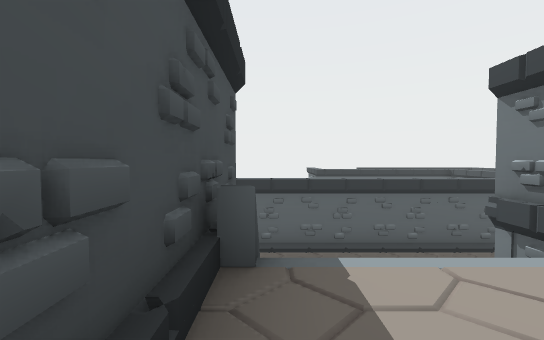
[1] (above)

16 first-person views from a walk through a scene from a Unity 3-D project. The camera is 1.4 m above the floor, tilts 2° down and sees 90° across. The floor is counted in squares, 2 m on a side. Each view is taken from the middle of a square. On the plan, view 1 faces up. The plan holds only what a view shows up to about 9 squares ahead; the rest is blank. The player is left out.

[2]
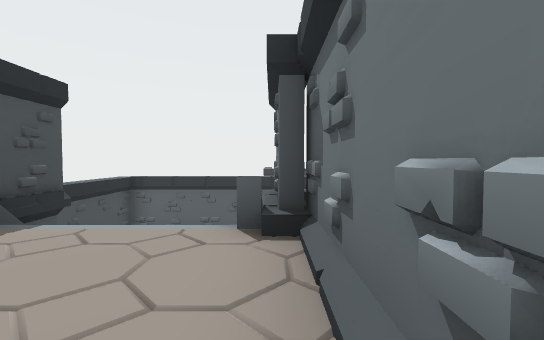

[3]
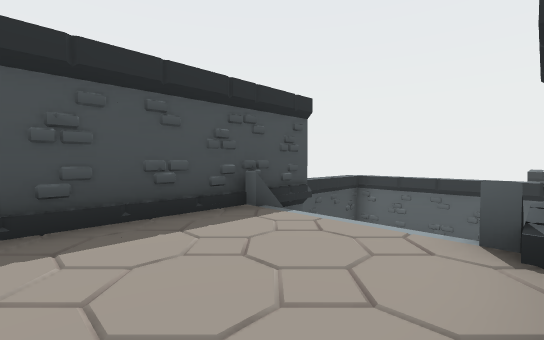

[4]
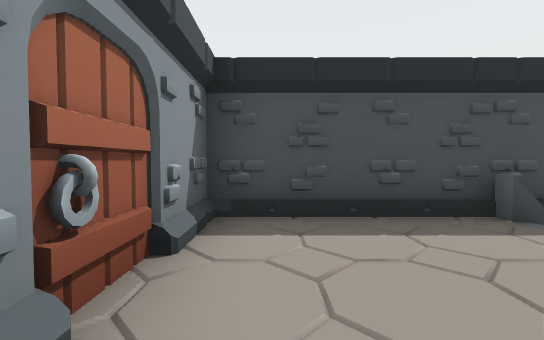

[5]
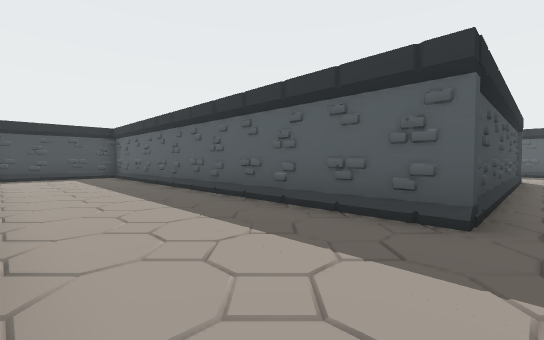

[6]
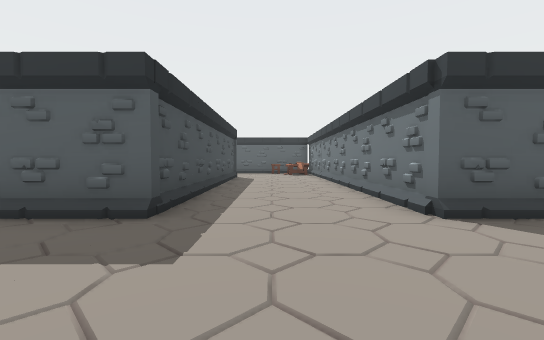

[7]
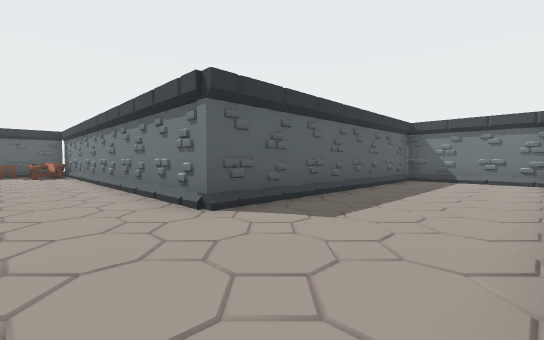

[8]
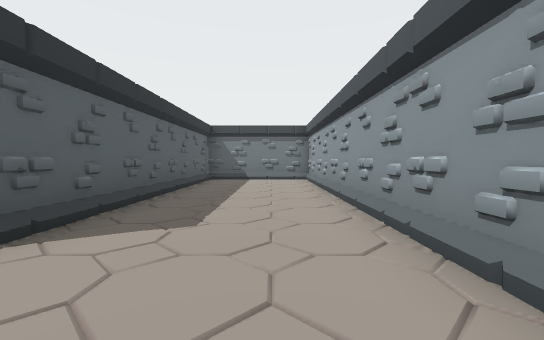

[9]
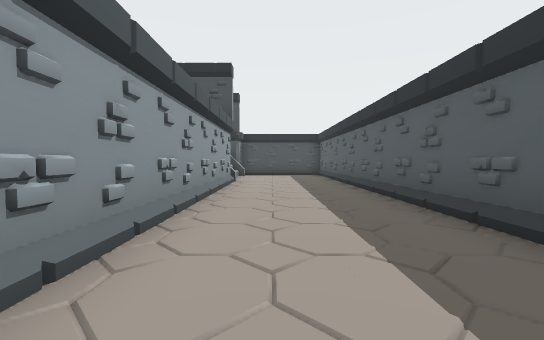

[10]
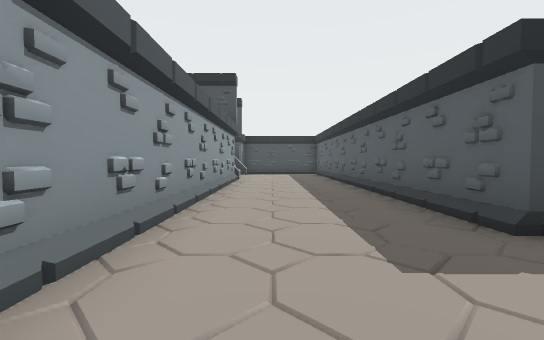

[11]
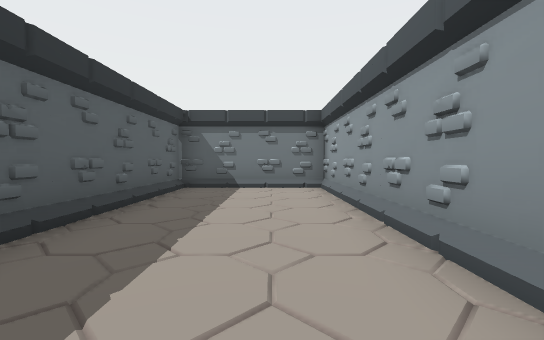

[12]
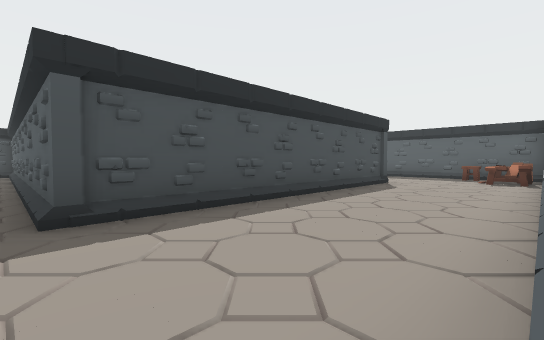

[13]
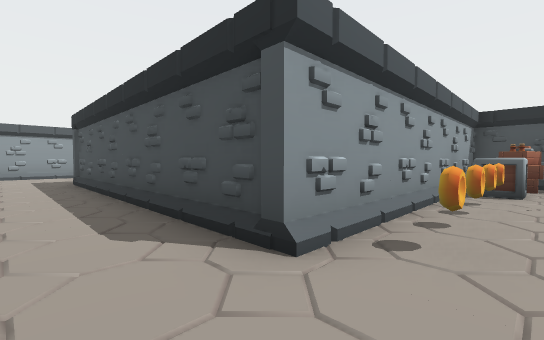

[14]
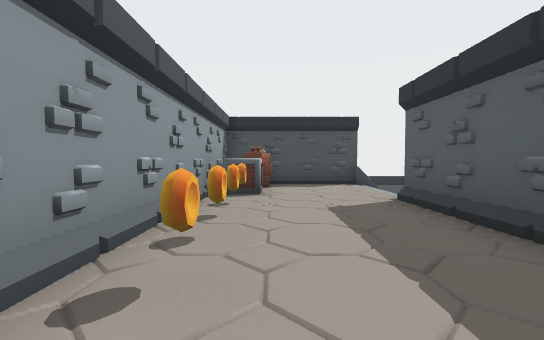

[15]
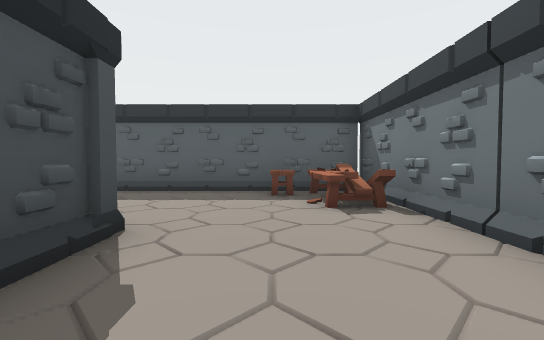

[16]
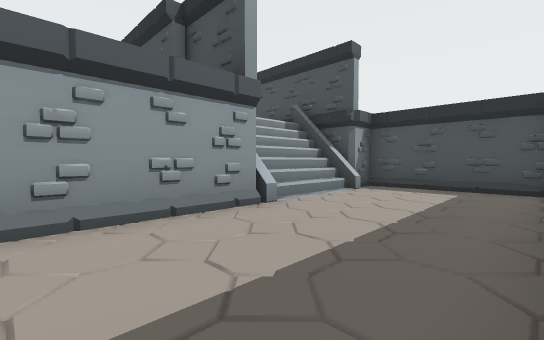

### Floor plan
Key: @ floor where view 1 was taken; # wall or solid block; . main floor; : floor 3.5 m higher than the main floor; / step, stairs or slope; T table; C crate; B box; O other object.
Columns run from 2 left of view 1 to 22 right of it. Each row starts with its distance up from view 1.
 20      #//######  #
 19      #........TT#
 18      #.........T#
 17      #C........T#
 16      #CB.OOOO...#
 15         #####...#
 14             #...#
 13             #...#
 12             #...#
 11             #...#
 10             #...#
  9             #...#
  8 #############...#########
  7 #.......................#
  6 #.......................#
  5 #.......................#
  4 #.......................#
  3 ###//####################
  2  ##//##
  1  #::::#
  0  #@:::#
 -1  #::::#
 -2  ####

Where each view was taken, in squares from view 1:
view 1: 0 up, 0 right, facing up
view 2: 1 down, 3 right, facing up
view 3: 1 down, 3 right, facing up-left
view 4: 1 down, 3 right, facing left
view 5: 4 up, 11 right, facing up-left
view 6: 4 up, 12 right, facing up
view 7: 4 up, 12 right, facing up-right
view 8: 5 up, 12 right, facing right
view 9: 5 up, 12 right, facing left
view 10: 5 up, 13 right, facing left
view 11: 5 up, 15 right, facing right
view 12: 7 up, 14 right, facing up-left
view 13: 17 up, 12 right, facing down-left
view 14: 17 up, 11 right, facing left
view 15: 13 up, 12 right, facing up
view 16: 7 up, 6 right, facing down-left
